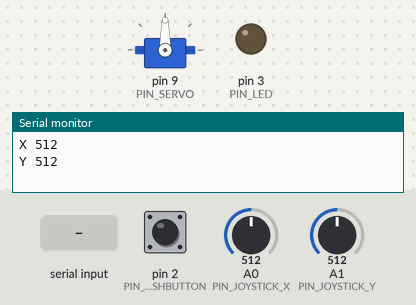
Bench run of a sketch on a simulated Arduino Uno, built with avr-gcc and run on an emulated ATmega328P. On the bench: servo, output pins drawn as LEDs (lit = HIGH), the last lines printed to the serial monitor. The inputs (shaded band) are chosen by the test bench; at power-on: pin 2 (PIN_PUSHBUTTON) HIGH, A0 (PIN_JOYSTICK_X) = 512, A1 (PIN_JOYSTICK_Y) = 512.

Above: at 1.2 s.
1.3 s: "LED ON\n" received over Serial
At 2.4 s:
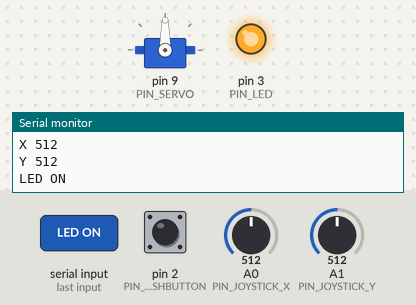
2.8 s: "SERVO ,45\n" received over Serial
At 3.7 s:
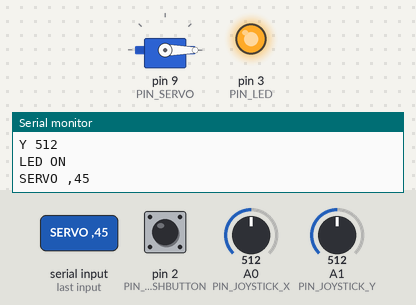
4.3 s: "LED OFF\n" received over Serial
At 4.7 s:
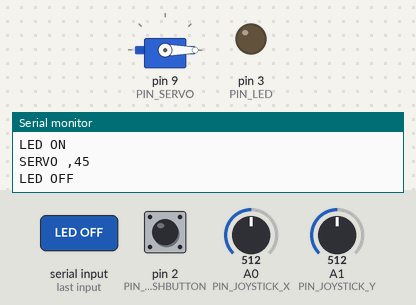
Timing chart, 0 to 7.3 s (numbered marks = the images above; inputs shaded):
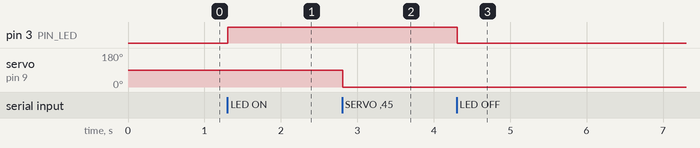

The sketch:

CommunicationMATLAB.ino
```cpp
#include <Servo.h>

#define PIN_PUSHBUTTON 2
#define PIN_LED 3
#define PIN_JOYSTICK_X 0
#define PIN_JOYSTICK_Y 1
#define PIN_SERVO 9

Servo myServo; //Construct servo object
String inputString = "";         // a String to hold incoming data
bool stringComplete = false;  // whether the string is complete

int joystickX;
int lastSentJoystickX=0;
int joystickY;
int lastSentJoystickY=0;
const int JOYSTICK_THRESHOLD=15; //Same as define (either works)

void setup() {
  Serial.begin(9600);
  inputString.reserve(200); // reserve 200 bytes for the inputString:

  pinMode(PIN_LED, OUTPUT);
  pinMode(PIN_PUSHBUTTON, INPUT_PULLUP);

  myServo.attach(PIN_SERVO);
}

void loop() {
  if (!digitalRead(2)) {
    Serial.println("B");
    delay(500);
  }
// Joystick stuff goes here!
  joystickX= analogRead(PIN_JOYSTICK_X);
  if (abs(joystickX-lastSentJoystickX)> JOYSTICK_THRESHOLD){
    Serial.println(String("X ")+joystickX);
    lastSentJoystickX=joystickX;
  }

  joystickY= analogRead(PIN_JOYSTICK_Y);
  if (abs(joystickY-lastSentJoystickY)> JOYSTICK_THRESHOLD){
    Serial.println(String("Y ")+joystickY);
    lastSentJoystickY=joystickY;
  }
  // print the string when a newline arrives:
  if (stringComplete) {
    inputString.toUpperCase(); //mutates (upper and lower case)
    inputString.trim(); //Gets rid of the CR ASCII Value 13
    Serial.println(inputString); //Optional send to MATLAB

    // step 1: do something with the message
    if (inputString.equalsIgnoreCase("LED ON")){
      digitalWrite(PIN_LED,HIGH); // turns led oN
    }

    if (inputString.equalsIgnoreCase("LED OFF")){
        digitalWrite(PIN_LED,LOW); //Turns led off
    }

      if (inputString.startsWith("SERVO ")) {
      int numDegrees=inputString.substring(6).toInt(); //6, because thats when number shoes up
        myServo.write(numDegrees); //controls servo
        delay(250);


  }

    inputString = "";
    stringComplete = false;
  }
}

/*
  SerialEvent occurs whenever a new data comes in the hardware serial RX. This
  routine is run between each time loop() runs, so using delay inside loop can
  delay response. Multiple bytes of data may be available.
*/
void serialEvent() {
  while (Serial.available()) {
    // get the new byte:
    char inChar = (char)Serial.read(); //serial.read gets int and converts to a char

    // if the incoming character is a newline, set a flag so the main loop can
    // do something about it:
    if (inChar == '\n') { //Line feed. ASCII value 10 (either works)
      stringComplete = true;
    }else { //else statement removes the period from printing
      // add it to the inputString:
    inputString += inChar;
    }
  }
}
```

Measured:
- after the input at 1.3 s, pin 3 (PIN_LED): LOW → HIGH at once
- after the input at 2.8 s, servo on pin 9 (PIN_SERVO): 90° → 0° at once
- after the input at 4.3 s, pin 3 (PIN_LED): HIGH → LOW at once
